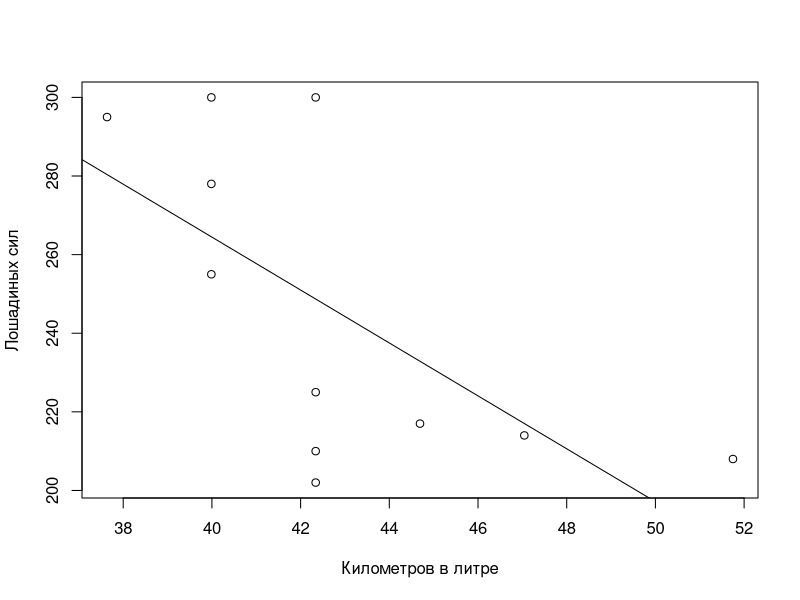
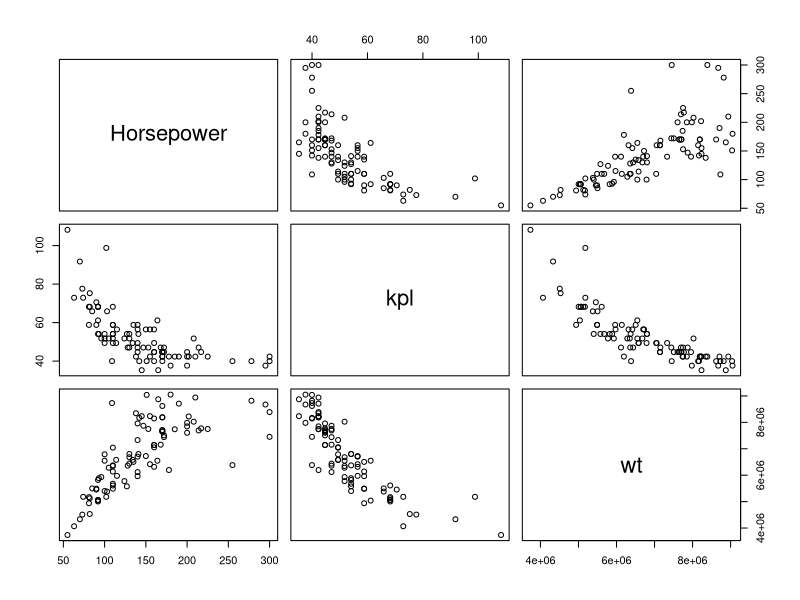

The R source for these figures, in order:
library(MASS)
# 1
cars <- Cars93
# 2
cars$kpl <- cars$MPG.city / 0.4251321
# 3
tmp = cars$Horsepower > 200
horsepower <- cars[tmp, ]
# 4
plot(horsepower$kpl, horsepower$Horsepower, xlab = "Километров в литре", ylab = "Лошадиных сил")
linearRegression = lm(horsepower$Horsepower ~ horsepower$kpl)#строим линейную регрессию
abline(linearRegression)
# 5
copy <- cars[ , c("Horsepower", "kpl")]
copy$wt <- cars$Weight / 0.000453592
plot(copy)